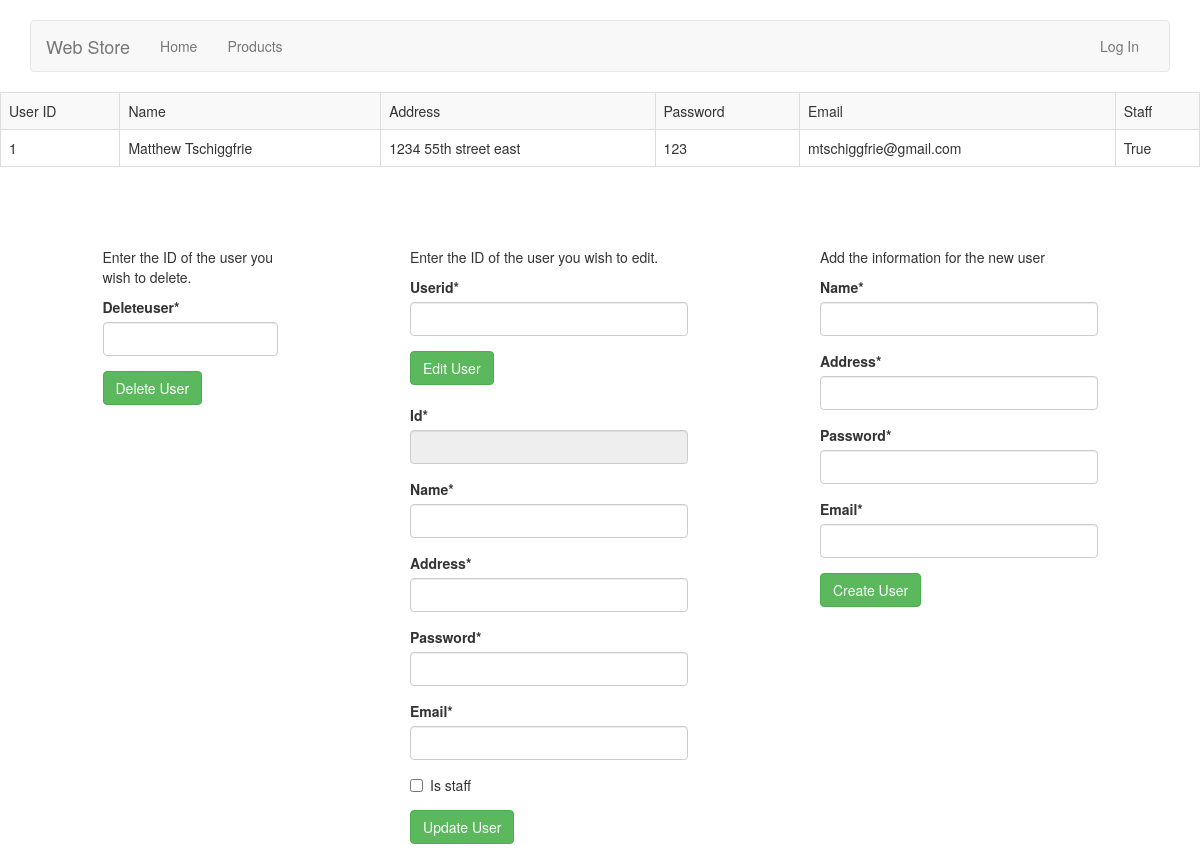
Before: /usermanage with the older database file.
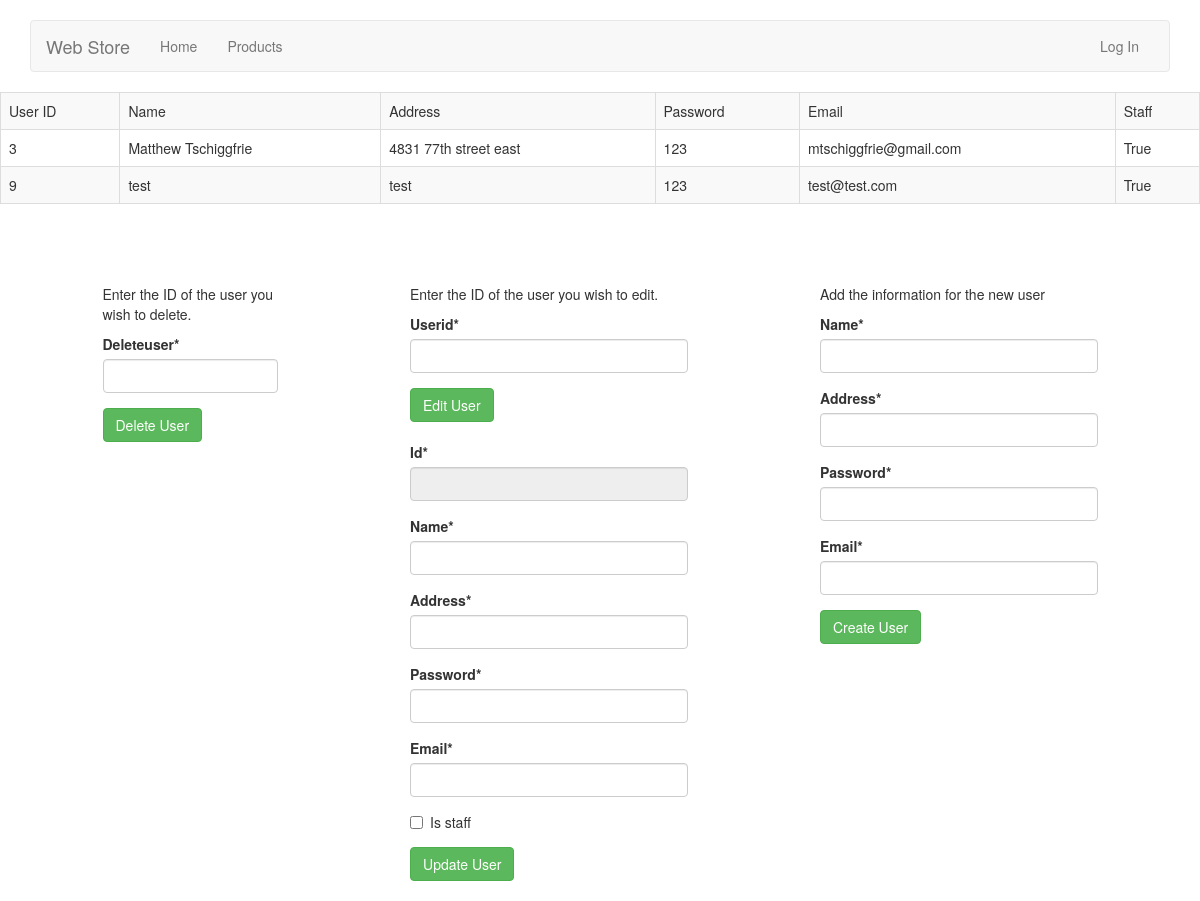
After: the same page with the newer database file.
### user/models.py (models this page shows)
class CreateAccount(models.Model):
	id = models.AutoField(primary_key=True)
	name = models.CharField(max_length=50)
	address = models.CharField(max_length=100)
	password = models.CharField(max_length = 25)
	email = models.EmailField()
	is_staff = models.BooleanField(default=False)

### home/views.py (the view, shortened to what this page needs)
# urls.py: url(r'^usermanage', 'home.views.users', name = 'manageusers'),
def users(request):
	queryset = CreateAccount.objects.all()
	deleteform = DeleteUserForm(request.POST or None)
	lookupform = UserLookUpForm(request.POST or None)
	updateform = UpdateUserForm(request.POST or None, initial={'is_staff': False})
	createform = CreateAccountForm(request.POST or None)
	context = {
		"deleteform": deleteform,
		"queryset": queryset,
		"updateform": updateform,
		"lookupform": lookupform,
		"createform": createform,
	}
	return render(request, "manageusers.html", context)

### home/forms.py
class DeleteUserForm(forms.Form):
	deleteUser = forms.IntegerField(widget = forms.TextInput)

class UpdateUserForm(forms.Form):
	id = forms.IntegerField(widget = forms.TextInput(attrs={'readonly':'readonly'}))
	name = forms.CharField(widget = forms.TextInput)
	address = forms.CharField(widget = forms.TextInput)
	password = forms.CharField(widget = forms.TextInput)
	email = forms.EmailField(widget = forms.EmailInput)
	is_staff = forms.BooleanField(widget = forms.CheckboxInput, required=False)

### templates/manageusers.html
{% extends 'base.html' %}
{% load crispy_forms_tags %}
{% block content %}
<table class='table table-striped table-bordered'>
	<tr><td>User ID</td><td>Name</td><td>Address</td><td>Password</td><td>Email</td><td>Staff</td></tr>
	{% for obj in queryset %}
		<tr><td>{{ obj.id }}</td><td>{{ obj.name }}</td><td>{{ obj.address }}</td><td>{{ obj.password }}</td><td>{{ obj.email }}</td><td>{{ obj.is_staff }}</td></tr>
	{% endfor %}
</table>
<br><br><br>
<div class="row">
	<div class="col-xs-2 col-xs-offset-1">
		<p>Enter the ID of the user you wish to delete.</p>
		<form method='POST' action=''>{% csrf_token %}
			{{ deleteform|crispy }}
			<input type='submit' name="delete" class="btn btn-success" 	value='Delete User' />
		</form>
	</div>
	<div class="col-xs-3 col-xs-offset-1">
		<p>Enter the ID of the user you wish to edit.</p>
		<form method='POST' action=''>{% csrf_token %}
			{{ lookupform|crispy }}
			<input type='submit' name="lookup" class="btn btn-success" 	value='Edit User' />
		</form>
		<br>
		<form method='POST' action=''>{% csrf_token %}
			{{ updateform|crispy }}
			<input type='submit' name="update" class="btn btn-success" 	value='Update User' />
		</form>
	</div>
	<div class="col-xs-3 col-xs-offset-1">
		<p>Add the information for the new user</p>
		<form method='POST' action=''>{% csrf_token %}
			{{ createform|crispy }}
			<input type='submit' name="create" class="btn btn-success" 	value='Create User' />
		</form>
	</div>
</div>
{% endblock %}

Changed rows visible on the page:
removed CreateAccount: id "1", name "Matthew Tschiggfrie", address "1234 55th street east", password "123", email "mtschiggfrie@gmail.com", is_staff "True"
added CreateAccount: id "3", name "Matthew Tschiggfrie", address "4831 77th street east", password "123", email "mtschiggfrie@gmail.com", is_staff "True"
added CreateAccount: id "9", name "test", address "test", password "123", email "test@test.com", is_staff "True"
